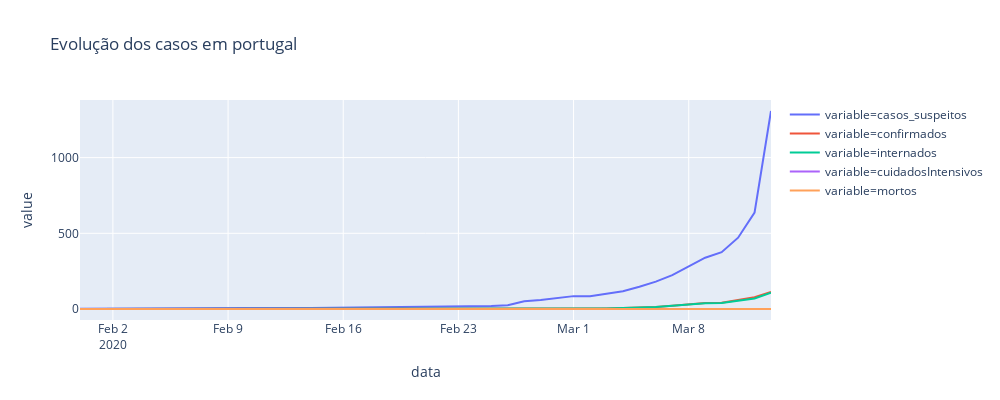

Write notebook code for a chart like this one.
### Code cell
#temp['confirmed'] = temp['Recovered']/temp['Confirmed']

fig = px.line(temp, x="data", y="value", color = 'variable',height=400,width=1000,
             title='Evolução dos casos em portugal')
fig.show()

### Figure 1 — Plotly figure (JSON) as saved in the notebook; plotly's stock layout.template omitted (floating-point values rounded to 4 significant figures)
{"data": [{"hoverlabel": {"namelength": 0}, "hovertemplate": "variable=casos_suspeitos<br>data=%{x}<br>value=%{y}", "legendgroup": "variable=casos_suspeitos", "line": {"color": "#636efa", "dash": "solid"}, "mode": "lines", "name": "variable=casos_suspeitos", "showlegend": true, "type": "scatter", "x": ["2020-01-31T00:00:00", "2020-02-01T00:00:00", "2020-02-04T00:00:00", "2020-02-05T00:00:00", "2020-02-10T00:00:00", "2020-02-14T00:00:00", "2020-02-16T00:00:00", "2020-02-17T00:00:00", "2020-02-18T00:00:00", "2020-02-20T00:00:00", "2020-02-21T00:00:00", "2020-02-22T00:00:00", "2020-02-23T00:00:00", "2020-02-24T00:00:00", "2020-02-25T00:00:00", "2020-02-26T00:00:00", "2020-02-27T00:00:00", "2020-02-28T00:00:00", "2020-02-29T00:00:00", "2020-03-01T00:00:00", "2020-03-02T00:00:00", "2020-03-03T00:00:00", "2020-03-04T00:00:00", "2020-03-05T00:00:00", "2020-03-06T00:00:00", "2020-03-07T00:00:00", "2020-03-08T00:00:00", "2020-03-09T00:00:00", "2020-03-10T00:00:00", "2020-03-11T00:00:00", "2020-03-12T00:00:00", "2020-03-13T00:00:00"], "xaxis": "x", "y": [1, 2, 3, 4, 6, 7, 9, 11, 12, 12, 12, 12, 13, 16, 19, 25, 51, 59, 70, 85, 85, 101, 117, 147, 181, 224, 281, 339, 375, 471, 637, 1308], "yaxis": "y"}, {"hoverlabel": {"namelength": 0}, "hovertemplate": "variable=confirmados<br>data=%{x}<br>value=%{y}", "legendgroup": "variable=confirmados", "line": {"color": "#EF553B", "dash": "solid"}, "mode": "lines", "name": "variable=confirmados", "showlegend": true, "type": "scatter", "x": ["2020-01-31T00:00:00", "2020-02-01T00:00:00", "2020-02-04T00:00:00", "2020-02-05T00:00:00", "2020-02-10T00:00:00", "2020-02-14T00:00:00", "2020-02-16T00:00:00", "2020-02-17T00:00:00", "2020-02-18T00:00:00", "2020-02-20T00:00:00", "2020-02-21T00:00:00", "2020-02-22T00:00:00", "2020-02-23T00:00:00", "2020-02-24T00:00:00", "2020-02-25T00:00:00", "2020-02-26T00:00:00", "2020-02-27T00:00:00", "2020-02-28T00:00:00", "2020-02-29T00:00:00", "2020-03-01T00:00:00", "2020-03-02T00:00:00", "2020-03-03T00:00:00", "2020-03-04T00:00:00", "2020-03-05T00:00:00", "2020-03-06T00:00:00", "2020-03-07T00:00:00", "2020-03-08T00:00:00", "2020-03-09T00:00:00", "2020-03-10T00:00:00", "2020-03-11T00:00:00", "2020-03-12T00:00:00", "2020-03-13T00:00:00"], "xaxis": "x", "y": [0, 0, 0, 0, 0, 0, 0, 0, 0, 0, 0, 0, 0, 0, 0, 0, 0, 0, 0, 0, 2, 4, 6, 9, 13, 21, 30, 39, 41, 59, 78, 112], "yaxis": "y"}, {"hoverlabel": {"namelength": 0}, "hovertemplate": "variable=internados<br>data=%{x}<br>value=%{y}", "legendgroup": "variable=internados", "line": {"color": "#00cc96", "dash": "solid"}, "mode": "lines", "name": "variable=internados", "showlegend": true, "type": "scatter", "x": ["2020-01-31T00:00:00", "2020-02-01T00:00:00", "2020-02-04T00:00:00", "2020-02-05T00:00:00", "2020-02-10T00:00:00", "2020-02-14T00:00:00", "2020-02-16T00:00:00", "2020-02-17T00:00:00", "2020-02-18T00:00:00", "2020-02-20T00:00:00", "2020-02-21T00:00:00", "2020-02-22T00:00:00", "2020-02-23T00:00:00", "2020-02-24T00:00:00", "2020-02-25T00:00:00", "2020-02-26T00:00:00", "2020-02-27T00:00:00", "2020-02-28T00:00:00", "2020-02-29T00:00:00", "2020-03-01T00:00:00", "2020-03-02T00:00:00", "2020-03-03T00:00:00", "2020-03-04T00:00:00", "2020-03-05T00:00:00", "2020-03-06T00:00:00", "2020-03-07T00:00:00", "2020-03-08T00:00:00", "2020-03-09T00:00:00", "2020-03-10T00:00:00", "2020-03-11T00:00:00", "2020-03-12T00:00:00", "2020-03-13T00:00:00"], "xaxis": "x", "y": [0, 0, 0, 0, 0, 0, 0, 0, 0, 0, 0, 0, 0, 0, 0, 0, 0, 0, 0, 0, 2, 4, 6, 9, 13, 21, 30, 38, 40, 57, 69, 107], "yaxis": "y"}, {"hoverlabel": {"namelength": 0}, "hovertemplate": "variable=cuidadosIntensivos<br>data=%{x}<br>value=%{y}", "legendgroup": "variable=cuidadosIntensivos", "line": {"color": "#ab63fa", "dash": "solid"}, "mode": "lines", "name": "variable=cuidadosIntensivos", "showlegend": true, "type": "scatter", "x": ["2020-01-31T00:00:00", "2020-02-01T00:00:00", "2020-02-04T00:00:00", "2020-02-05T00:00:00", "2020-02-10T00:00:00", "2020-02-14T00:00:00", "2020-02-16T00:00:00", "2020-02-17T00:00:00", "2020-02-18T00:00:00", "2020-02-20T00:00:00", "2020-02-21T00:00:00", "2020-02-22T00:00:00", "2020-02-23T00:00:00", "2020-02-24T00:00:00", "2020-02-25T00:00:00", "2020-02-26T00:00:00", "2020-02-27T00:00:00", "2020-02-28T00:00:00", "2020-02-29T00:00:00", "2020-03-01T00:00:00", "2020-03-02T00:00:00", "2020-03-03T00:00:00", "2020-03-04T00:00:00", "2020-03-05T00:00:00", "2020-03-06T00:00:00", "2020-03-07T00:00:00", "2020-03-08T00:00:00", "2020-03-09T00:00:00", "2020-03-10T00:00:00", "2020-03-11T00:00:00", "2020-03-12T00:00:00", "2020-03-13T00:00:00"], "xaxis": "x", "y": [0, 0, 0, 0, 0, 0, 0, 0, 0, 0, 0, 0, 0, 0, 0, 0, 0, 0, 0, 0, 0, 0, 0, 0, 0, 0, 0, 0, 0, 0, 0, 0], "yaxis": "y"}, {"hoverlabel": {"namelength": 0}, "hovertemplate": "variable=mortos<br>data=%{x}<br>value=%{y}", "legendgroup": "variable=mortos", "line": {"color": "#FFA15A", "dash": "solid"}, "mode": "lines", "name": "variable=mortos", "showlegend": true, "type": "scatter", "x": ["2020-01-31T00:00:00", "2020-02-01T00:00:00", "2020-02-04T00:00:00", "2020-02-05T00:00:00", "2020-02-10T00:00:00", "2020-02-14T00:00:00", "2020-02-16T00:00:00", "2020-02-17T00:00:00", "2020-02-18T00:00:00", "2020-02-20T00:00:00", "2020-02-21T00:00:00", "2020-02-22T00:00:00", "2020-02-23T00:00:00", "2020-02-24T00:00:00", "2020-02-25T00:00:00", "2020-02-26T00:00:00", "2020-02-27T00:00:00", "2020-02-28T00:00:00", "2020-02-29T00:00:00", "2020-03-01T00:00:00", "2020-03-02T00:00:00", "2020-03-03T00:00:00", "2020-03-04T00:00:00", "2020-03-05T00:00:00", "2020-03-06T00:00:00", "2020-03-07T00:00:00", "2020-03-08T00:00:00", "2020-03-09T00:00:00", "2020-03-10T00:00:00", "2020-03-11T00:00:00", "2020-03-12T00:00:00", "2020-03-13T00:00:00"], "xaxis": "x", "y": [0, 0, 0, 0, 0, 0, 0, 0, 0, 0, 0, 0, 0, 0, 0, 0, 0, 0, 0, 0, 0, 0, 0, 0, 0, 0, 0, 0, 0, 0, 0, 0], "yaxis": "y"}], "layout": {"height": 400, "legend": {"tracegroupgap": 0}, "title": {"text": "Evolução dos casos em portugal"}, "width": 1000, "xaxis": {"anchor": "y", "autorange": true, "domain": [0, 1], "range": ["2020-01-31", "2020-03-13"], "title": {"text": "data"}, "type": "date"}, "yaxis": {"anchor": "x", "autorange": true, "domain": [0, 1], "range": [-72.67, 1381.0], "title": {"text": "value"}, "type": "linear"}}}
